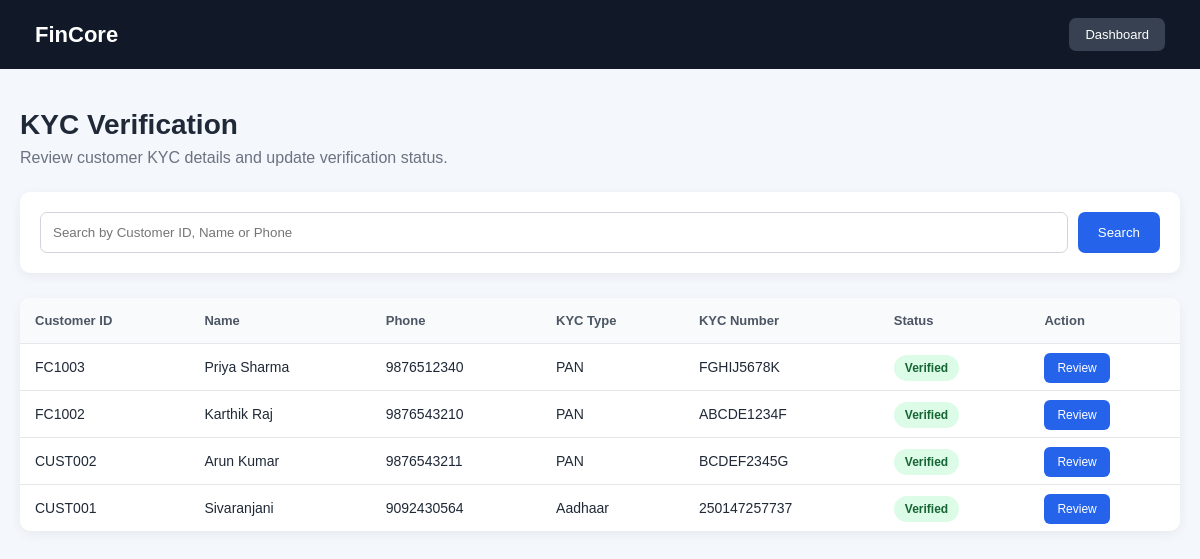
/customers/kyc/ (signed in), run on the app's committed database.
### customers/models.py (models this page shows, shortened)
class Customer(models.Model):
    GENDER_CHOICES = [
        ("Male", "Male"),
        ("Female", "Female"),
        ("Other", "Other"),
    ]
    KYC_TYPE_CHOICES = [
        ("Aadhaar", "Aadhaar"),
        ("PAN", "PAN"),
        ("Passport", "Passport"),
        ("Driving License", "Driving License"),
        ("Voter ID", "Voter ID"),
    ]
    KYC_STATUS_CHOICES = [
        ("Pending", "Pending"),
        ("Verified", "Verified"),
        ("Rejected", "Rejected"),
    ]
    customer_id = models.CharField(
        max_length=20,
        unique=True
    )
    full_name = models.CharField(
        max_length=150
    )
    date_of_birth = models.DateField(
        null=True,
        blank=True
    )
    gender = models.CharField(
        max_length=10,
        choices=GENDER_CHOICES,
        blank=True
    )
    phone = models.CharField(
        max_length=15
    )
    email = models.EmailField(
        blank=True
    )
    address = models.TextField(
        blank=True
    )
    city = models.CharField(
        max_length=100,
        blank=True
    )
    state = models.CharField(
        max_length=100,
        blank=True
    )
    postal_code = models.CharField(
        max_length=10,
        blank=True
    )
    kyc_type = models.CharField(
        max_length=30,
        choices=KYC_TYPE_CHOICES,
        blank=True
    )
    kyc_number = models.CharField(
        max_length=50,
        blank=True
    )
    kyc_status = models.CharField(
        max_length=20,
        choices=KYC_STATUS_CHOICES,
        default="Pending"
    )
    created_at = models.DateTimeField(
        auto_now_add=True
    )
    updated_at = models.DateTimeField(
        auto_now=True
    )

### customers/views.py (the view, shortened to what this page needs)
@user_passes_test(
    staff_required,
    login_url="/auth/login/"
)
def kyc_list(request):
    search = request.GET.get("search", "")
    customers = Customer.objects.all().order_by(
        "-created_at"
    )
    return render(
        request,
        "kyc_list.html",
        {
            "customers": customers,
            "search": search,
        }
    )

### customers/views.py (called while the page is built)
def staff_required(user):
    return user.is_staff

### templates/kyc_list.html (shortened to what this page needs)
<!DOCTYPE html>
<html lang="en">
<head>
</head>
<body>
<div class="navbar">
    <div class="logo">
        FinCore
    </div>
    <a href="/" class="back-btn">
        Dashboard
    </a>
</div>
<div class="container">
    <div class="header">
        <h1>KYC Verification</h1>
        <p>
            Review customer KYC details and update verification status.
        </p>
    </div>
    <div class="search-box">
        <form method="GET">
            <input
                type="text"
                name="search"
                value="{{ search }}"
                placeholder="Search by Customer ID, Name or Phone"
            >
            <button
                type="submit"
                class="search-btn"
            >
                Search
            </button>
        </form>
    </div>
    <div class="table-container">
        <table>
            <thead>
                <tr>
                    <th>Customer ID</th>
                    <th>Name</th>
                    <th>Phone</th>
                    <th>KYC Type</th>
                    <th>KYC Number</th>
                    <th>Status</th>
                    <th>Action</th>
                </tr>
            </thead>
            <tbody>
                {% for customer in customers %}
                <tr>
                    <td>
                        {{ customer.customer_id }}
                    </td>
                    <td>
                        {{ customer.full_name }}
                    </td>
                    <td>
                        {{ customer.phone }}
                    </td>
                    <td>
                        {{ customer.kyc_type|default:"-" }}
                    </td>
                    <td>
                        {{ customer.kyc_number|default:"-" }}
                    </td>
                    <td>
                        {% if customer.kyc_status == "Verified" %}
                            <span class="status verified">
                                Verified
                            </span>
                        {% elif customer.kyc_status == "Rejected" %}
                            <span class="status rejected">
                                Rejected
                            </span>
                        {% else %}
                            <span class="status pending">
                                Pending
                            </span>
                        {% endif %}
                    </td>
                    <td>
                        <a
                            href="{% url 'kyc_update' customer.id %}"
                            class="verify-btn"
                        >
                            Review
                        </a>
                    </td>
                </tr>
                {% endfor %}
            </tbody>
        </table>
    </div>
</div>
</body>
</html>

### templates/kyc_list.html (style rules this page uses)
* { box-sizing: border-box; margin: 0; padding: 0; font-family: Arial, sans-serif; }
body { background: #f4f7fb; color: #1f2937; }
.navbar { background: #111827; color: white; padding: 18px 35px; display: flex; justify-content: space-between; align-items: center; }
.logo { font-size: 22px; font-weight: bold; }
.back-btn { text-decoration: none; color: white; background: #374151; padding: 9px 16px; border-radius: 7px; font-size: 13px; }
.container { max-width: 1200px; margin: 40px auto; padding: 0 20px; }
.header { margin-bottom: 25px; }
.header h1 { font-size: 28px; margin-bottom: 8px; }
.header p { color: #6b7280; }
.search-box { background: white; padding: 20px; border-radius: 10px; margin-bottom: 25px; box-shadow: 0 3px 12px rgba(0,0,0,0.06); }
.search-box form { display: flex; gap: 10px; }
.search-box input { flex: 1; padding: 12px; border: 1px solid #d1d5db; border-radius: 7px; outline: none; }
.search-btn { border: none; background: #2563eb; color: white; padding: 12px 20px; border-radius: 7px; cursor: pointer; }
.table-container { background: white; border-radius: 10px; overflow-x: auto; box-shadow: 0 3px 12px rgba(0,0,0,0.06); }
table { width: 100%; border-collapse: collapse; }
th { background: #f9fafb; text-align: left; padding: 15px; font-size: 13px; color: #4b5563; }
td { padding: 15px; border-top: 1px solid #e5e7eb; font-size: 14px; }
.status { padding: 6px 11px; border-radius: 20px; font-size: 12px; font-weight: bold; }
.verified { background: #dcfce7; color: #166534; }
.verify-btn { text-decoration: none; background: #2563eb; color: white; padding: 8px 13px; border-radius: 6px; font-size: 12px; }

### data on the page
Customer: customer_id "FC1003", full_name "Priya Sharma", phone "9876512340", kyc_type "PAN", kyc_number "FGHIJ5678K", kyc_status "Verified"
Customer: customer_id "FC1002", full_name "Karthik Raj", phone "9876543210", kyc_type "PAN", kyc_number "ABCDE1234F", kyc_status "Verified"
Customer: customer_id "CUST002", full_name "Arun Kumar", phone "9876543211", kyc_type "PAN", kyc_number "BCDEF2345G", kyc_status "Verified"
Customer: customer_id "CUST001", full_name "Sivaranjani", phone "9092430564", kyc_type "Aadhaar", kyc_number "250147257737", kyc_status "Verified"
